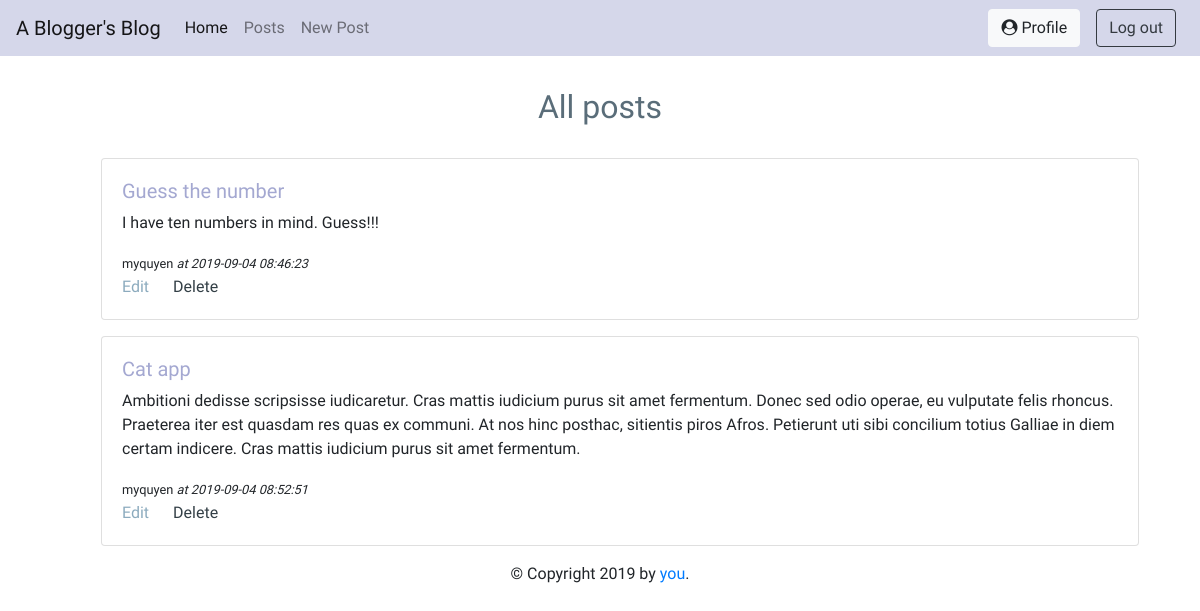
/posts (signed in), run on the app's committed database.
### app.py (models this page shows, shortened)
class Post(db.Model):
    id = db.Column(db.Integer, primary_key=True)
    title = db.Column(db.String, nullable=False)
    body = db.Column(db.String, nullable=False)
    author_id = db.Column(db.Integer, db.ForeignKey('user.id'))
    created_on = db.Column(db.DateTime, server_default=db.func.now())
    updated_on = db.Column(
        db.DateTime, server_default=db.func.now(), server_onupdate=db.func.now())
    user = db.relationship('User', backref='post')

class User(UserMixin, db.Model):
    id = db.Column(db.Integer, primary_key=True)
    user_name = db.Column(db.String(), nullable=False)
    email = db.Column(db.String(128), index=True, unique=True)
    password_hash = db.Column(db.String(128), nullable=False)
    posts = db.relationship('Post', backref='author', lazy='dynamic')

### app.py (the view)
@app.route("/posts")
@login_required
def posts():
    posts = Post.query.filter_by(author_id=current_user.id).all()
    return render_template("posts.html", posts=posts)

### app.py (called while the page is built)
@login.user_loader
def load_user(id):
    return User.query.get(int(id))

### templates/posts.html
{% extends "layout.html" %} {% block button %}
<a href="/profile" class="btn btn-light mx-2"
  ><i class="fa fa-user-circle" aria-hidden="true"></i> Profile</a
>
<a href="/logout" class="btn btn-outline-dark mx-2">Log out</a>
{% endblock %} {% block content %}
<h2 class="text-center header">All posts</h2>
<ul>
  {% for post in posts %}
  <li class="post">
    <div class="card">
      <div class="card-body">
        <h5 class="post-title">{{ post.title }}</h5>
        <p>{{ post.body }}</p>
        <small> {{ post.author.user_name }} </small>
        <small class="font-italic"> at {{ post.updated_on }}</small>
        <br />
        <a class="card-link edit mt-5" href="{{ '/edit/%s' % post.id }}"
          >Edit</a
        >
        <a class="card-link del mt-5" href="{{ '/delete/%s' % post.id }}"
          >Delete</a
        >
      </div>
    </div>
  </li>
  {% endfor %}
</ul>
{% endblock %}

### templates/layout.html (shortened to what this page needs)
<!DOCTYPE html>
<html>
  <head>
    {% block head %}
    <link
      rel="stylesheet"
      href="{{ url_for('static', filename='style.css') }}"
    />
    {% endblock %}
    <link
      rel="stylesheet"
      href="https://cdnjs.cloudflare.com/ajax/libs/font-awesome/4.7.0/css/font-awesome.min.css"
    />
    <link
      rel="stylesheet"
      href="https://stackpath.bootstrapcdn.com/bootstrap/4.3.1/css/bootstrap.min.css"
    />
  </head>
  <body>
    <nav
      class="navbar navbar-expand-lg navbar-light"
      style="background-color: #D5D7EA; width: 100%"
    >
      <a class="navbar-brand" href="#">A Blogger's Blog</a>
      <div class="collapse navbar-collapse" id="navbarNav">
        <ul class="navbar-nav">
          <li class="nav-item active">
            <a class="nav-link" href="/"
              >Home <span class="sr-only">(current)</span></a
            >
          </li>
          <li class="nav-item">
            <a class="nav-link" href="/posts">Posts</a>
          </li>
          <li class="nav-item">
            <a class="nav-link" href="/upload">New Post</a>
          </li>
        </ul>
        <div class="form-inline">
          {% block button %}{% endblock %}
        </div>
      </div>
    </nav>
    <div id="content" class="container">
       {% block content %}{% endblock %}
    </div>
    <div id="footer" class="text-center">
      {% block footer %} &copy; Copyright 2019 by
      <a href="http://domain.invalid/">you</a>. {% endblock %}
    </div>
  </body>
</html>

### static/style.css (style rules this page uses)
html, body { height: 100%; padding: 0; }
* { font-family: "Livvic", sans-serif; }
.navbar { width: 100%; }
.navbar-brand { color: #5a6d79; font-family: "Chilanka", cursive; }
.navbar .form-inline { margin-left: auto; }
li { list-style-type: none; }
li.post, .flashes li { margin: 1rem; }
.header { color: #5a6d79; font-family: "Chilanka", cursive; margin: 2rem; text-align: center; }
.post-title { color: #a4a8d1; }
.card a.edit { color: #8cabbe !important; }
a.del { color: #333f46 !important; }

### data on the page
Post: title "Guess the number", body "I have ten numbers in mind. Guess!!!", author.user_name "myquyen", updated_on "2019-09-04 08:46:23"
Post: title "Cat app", body "Ambitioni dedisse scripsisse iudicaretur. Cras mattis iudicium purus sit amet fermentum. Donec sed odio operae, eu vulputate felis rhoncus. Praeterea iter est quasdam res quas ex communi. At nos hinc posthac, sitientis piros Afros. Petierunt uti sibi concilium totius Galliae in diem certam indicere. Cras mattis iudicium purus sit amet fermentum.", author.user_name "myquyen", updated_on "2019-09-04 08:52:51"
